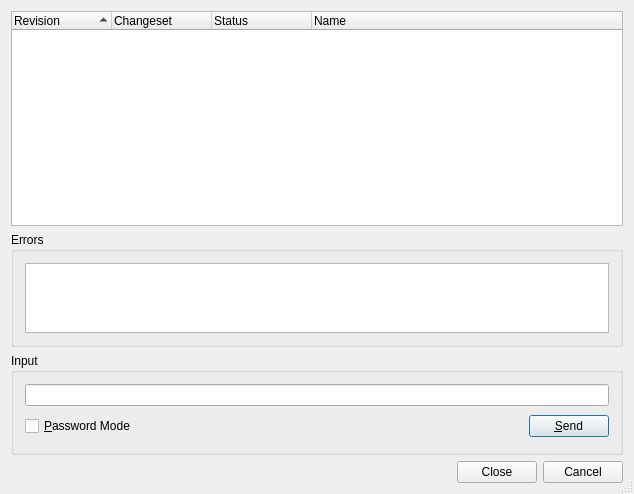
<?xml version="1.0" encoding="UTF-8"?>
<ui version="4.0">
 <class>HgBookmarksListDialog</class>
 <widget class="QDialog" name="HgBookmarksListDialog">
  <property name="geometry">
   <rect>
    <x>0</x>
    <y>0</y>
    <width>634</width>
    <height>494</height>
   </rect>
  </property>
  <property name="windowTitle">
   <string>Mercurial Bookmarks</string>
  </property>
  <property name="whatsThis">
   <string>&lt;b&gt;Mercurial Bookmarks&lt;/b&gt;
&lt;p&gt;This dialog shows a list of the projects bookmarks.&lt;/p&gt;</string>
  </property>
  <property name="sizeGripEnabled">
   <bool>true</bool>
  </property>
  <layout class="QVBoxLayout">
   <item>
    <widget class="QTreeWidget" name="bookmarksList">
     <property name="sizePolicy">
      <sizepolicy hsizetype="Expanding" vsizetype="Expanding">
       <horstretch>0</horstretch>
       <verstretch>2</verstretch>
      </sizepolicy>
     </property>
     <property name="focusPolicy">
      <enum>Qt::NoFocus</enum>
     </property>
     <property name="whatsThis">
      <string>&lt;b&gt;Bookmarks List&lt;/b&gt;
&lt;p&gt;This shows a list of the projects bookmarks.&lt;/p&gt;</string>
     </property>
     <property name="alternatingRowColors">
      <bool>true</bool>
     </property>
     <property name="rootIsDecorated">
      <bool>false</bool>
     </property>
     <property name="itemsExpandable">
      <bool>false</bool>
     </property>
     <property name="sortingEnabled">
      <bool>true</bool>
     </property>
     <column>
      <property name="text">
       <string>Revision</string>
      </property>
     </column>
     <column>
      <property name="text">
       <string>Changeset</string>
      </property>
     </column>
     <column>
      <property name="text">
       <string>Status</string>
      </property>
     </column>
     <column>
      <property name="text">
       <string>Name</string>
      </property>
     </column>
    </widget>
   </item>
   <item>
    <widget class="QGroupBox" name="errorGroup">
     <property name="sizePolicy">
      <sizepolicy hsizetype="Preferred" vsizetype="Expanding">
       <horstretch>0</horstretch>
       <verstretch>1</verstretch>
      </sizepolicy>
     </property>
     <property name="title">
      <string>Errors</string>
     </property>
     <layout class="QVBoxLayout">
      <item>
       <widget class="QTextEdit" name="errors">
        <property name="focusPolicy">
         <enum>Qt::NoFocus</enum>
        </property>
        <property name="readOnly">
         <bool>true</bool>
        </property>
        <property name="acceptRichText">
         <bool>false</bool>
        </property>
       </widget>
      </item>
     </layout>
    </widget>
   </item>
   <item>
    <widget class="QGroupBox" name="inputGroup">
     <property name="title">
      <string>Input</string>
     </property>
     <layout class="QGridLayout">
      <item row="1" column="1">
       <spacer>
        <property name="orientation">
         <enum>Qt::Horizontal</enum>
        </property>
        <property name="sizeType">
         <enum>QSizePolicy::Expanding</enum>
        </property>
        <property name="sizeHint" stdset="0">
         <size>
          <width>327</width>
          <height>29</height>
         </size>
        </property>
       </spacer>
      </item>
      <item row="1" column="2">
       <widget class="QPushButton" name="sendButton">
        <property name="toolTip">
         <string>Press to send the input to the hg process</string>
        </property>
        <property name="text">
         <string>&amp;Send</string>
        </property>
        <property name="shortcut">
         <string>Alt+S</string>
        </property>
       </widget>
      </item>
      <item row="0" column="0" colspan="3">
       <widget class="QLineEdit" name="input">
        <property name="toolTip">
         <string>Enter data to be sent to the hg process</string>
        </property>
       </widget>
      </item>
      <item row="1" column="0">
       <widget class="QCheckBox" name="passwordCheckBox">
        <property name="toolTip">
         <string>Select to switch the input field to password mode</string>
        </property>
        <property name="text">
         <string>&amp;Password Mode</string>
        </property>
        <property name="shortcut">
         <string>Alt+P</string>
        </property>
       </widget>
      </item>
     </layout>
    </widget>
   </item>
   <item>
    <widget class="QDialogButtonBox" name="buttonBox">
     <property name="orientation">
      <enum>Qt::Horizontal</enum>
     </property>
     <property name="standardButtons">
      <set>QDialogButtonBox::Cancel|QDialogButtonBox::Close</set>
     </property>
    </widget>
   </item>
  </layout>
 </widget>
 <layoutdefault spacing="6" margin="11"/>
 <pixmapfunction>qPixmapFromMimeSource</pixmapfunction>
 <tabstops>
  <tabstop>input</tabstop>
  <tabstop>passwordCheckBox</tabstop>
  <tabstop>sendButton</tabstop>
 </tabstops>
 <resources/>
 <connections/>
</ui>
